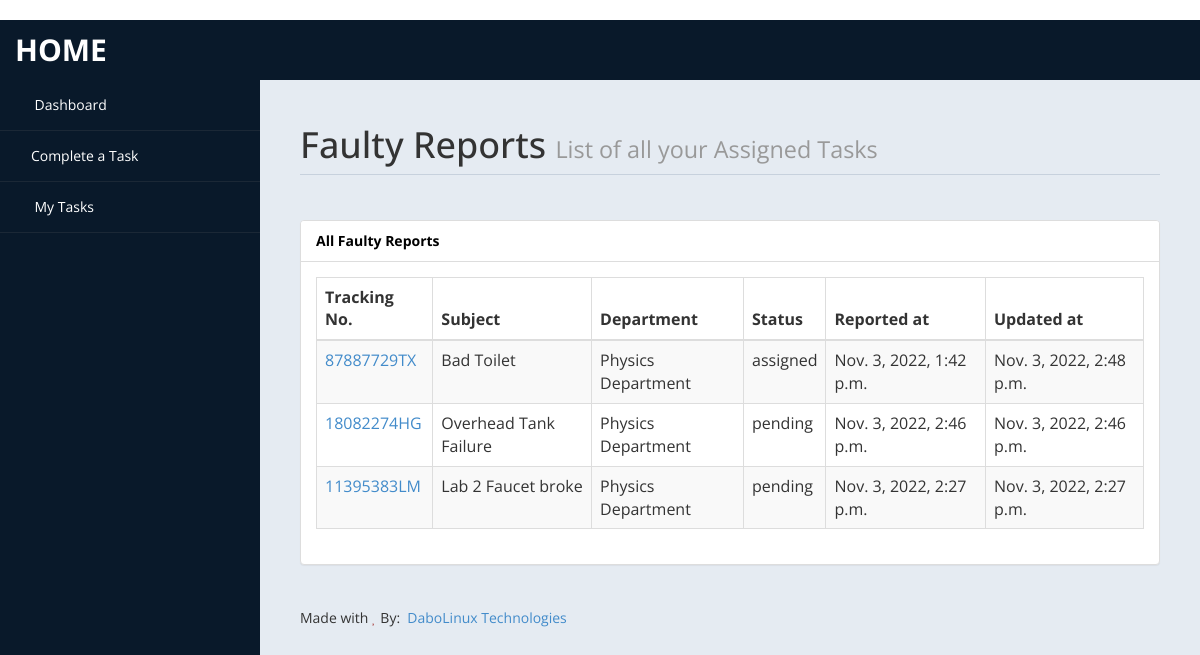
Page /facility/report/list/ (signed in) on the earlier database version.
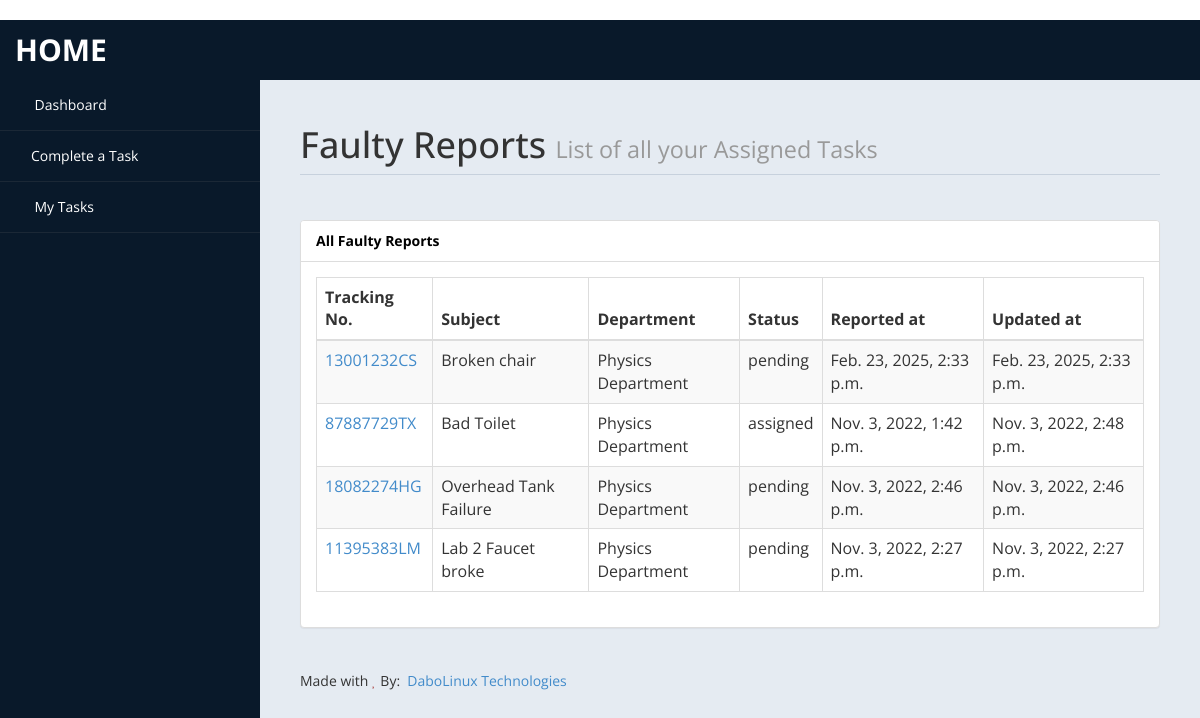
Same page on the later database version.
### facility/models.py (models this page shows, shortened)
class Report(TimeStampedModel):
    tracking_number = models.CharField(max_length=10, default=genserial)
    actor = models.ForeignKey(
        "accounts.User", on_delete=models.PROTECT, limit_choices_to=Q(user_type="student"),
        related_name="faulty_reports"
    )
    subject = models.CharField(max_length=50)
    department = models.ForeignKey(
        "accounts.Department", on_delete=models.PROTECT, limit_choices_to=Q(status="active")
    )
    photo = models.ImageField(blank=True, null=True, upload_to="faulty_report")
    note = models.TextField()
    status = models.CharField(
        max_length=50, choices=REPOT_STATUS_CHOICE, default="pending")
    technician = models.ForeignKey(
        "accounts.User", on_delete=models.PROTECT, limit_choices_to=Q(user_type="technician"),
        related_name="tasks",
        blank=True, null=True,
    )
    history = HistoricalRecords(bases=[TimeStampedModel])
    class Meta:
        verbose_name = "Faulty Report"
        verbose_name_plural = "Faulty Reports"
        ordering = ("-updated", )
    def get_update_url(self):
        return reverse("facility:report-update", kwargs={"uid": self.tracking_number})

### accounts/models.py (models this page shows, shortened)
class Department(TimeStampedModel):
    uid = models.CharField(max_length=10, default=genserial)
    title = models.CharField(max_length=100)
    sub_title = models.CharField(max_length=100, blank=True, null=True)
    image = models.ImageField(
        upload_to="department/images", blank=True, null=True)
    address = models.TextField()
    state = models.CharField(max_length=50, choices=NIGERIA_STATES)
    status = models.CharField(
        max_length=50, choices=STATUS_CHOICE, default="pending")
    history = HistoricalRecords(bases=[TimeStampedModel])
    class Meta:
        verbose_name = "Department"
        verbose_name_plural = "Departments"
        ordering = ("-updated", )
    def __str__(self) -> str:
        return f"{self.title}"

### facility/views.py (the view)
# urls.py: path("report/list/", ReportListView.as_view(), name="report-list"),
class ReportListView(LoginRequiredMixin, View):
    template_name_student = "facility/report_list_student.html"
    template_name_technician = "facility/report_list_technician.html"
    def get(self, *args, **kwargs):
        user_type = self.request.GET.get("user_type")
        user = self.request.user
        if user_type == "student":
            all_reports = user.faulty_reports.all()
            template_name = self.template_name_student
        elif user_type == "technician":
            all_reports = user.tasks.all()
            template_name = self.template_name_technician
        else:
            all_reports = Report.objects.all()
            template_name = self.template_name_technician
        context = {
            "all_reports": all_reports,
        }
        form = SubmitReportForm()
        context["form"] = form
        return render(request=self.request, template_name=template_name, context=context)

### facility_mgn/utils.py (called while the page is built)
def genserial():
    spam = str(uuid4().int >> 64)
    serial = spam[:8]
    ending = ''.join(choices(letters, k=2))
    return f"{serial}{ending}".upper()

### templates/facility/report_list_technician.html (shortened to what this page needs)
﻿{% extends 'accounts/technician/base.html' %}
{% load static %}
{% load humanize %}
{% block content %}
<div id="page-wrapper">
    <div id="page-inner">
        <div class="row">
            <div class="col-md-12">
                <h1 class="page-header">
                    Faulty Reports <small>List of all your Assigned Tasks</small>
                </h1>
            </div>
        </div>
        <div class="row">
            <div class="col-md-12 col-sm-12 col-xs-12">
                <div class="panel panel-default">
                    <div class="panel-heading">
                       All Faulty Reports
                    </div>
                    <div class="panel-body">
                        <div class="table-responsive">
                            <table class="table table-striped table-bordered table-hover">
                                <thead>
                                    <tr>
                                        <th>Tracking No.</th>
                                        <th>Subject</th>
                                        <th>Department</th>
                                        <th>Status</th>
                                        <th>Reported at</th>
                                        <th>Updated at</th>
                                    </tr>
                                </thead>
                                <tbody>
                                    {% for report in all_reports %}
                                    <tr>
                                        <td><a href="{{report.get_update_url}}">{{report.tracking_number}}</a></td>
                                        <td>{{report.subject}}</td>
                                        <td>{{report.department}}</td>
                                        <td>{{report.status}}</td>
                                        <td>{{report.timestamp}}</td>
                                        <td>{{report.updated}}</td>
                                    </tr>
                                    {% endfor %}
                                </tbody>
                            </table>
                        </div>
                    </div>
                </div>
            </div>
        </div>
        <footer><p> Made with <i class="fa fa-heart text-danger"></i> By: &nbsp;<a href="https://dabolinux.com/" target="_blank">DaboLinux Technologies</a></p></footer>
    </div>
</div>
{% endblock content %}

### templates/accounts/technician/base.html (shortened to what this page needs)
﻿{% load static %}
<!DOCTYPE html>
<html xmlns="http://www.w3.org/1999/xhtml">
<head>
    <link href="{% static 'assets/css/bootstrap.css' %}" rel="stylesheet" />
    <link href="{% static 'assets/css/font-awesome.css' %}" rel="stylesheet" />
    <link href="{% static 'assets/js/morris/morris-0.4.3.min.css' %}" rel="stylesheet" />
    <link href="{% static 'assets/css/custom-styles.css' %}" rel="stylesheet" />
</head>
<body>
    <div id="wrapper">
        <nav class="navbar navbar-default top-navbar" role="navigation">
            <div class="navbar-header">
                <a class="navbar-brand" href="/">Home</a>
            </div>
            <ul class="nav navbar-top-links navbar-right">
                <li class="dropdown">
                    <a class="dropdown-toggle" data-toggle="dropdown" href="#" aria-expanded="false">
                        <i class="fa fa-user fa-fw"></i> <i class="fa fa-caret-down"></i>
                    </a>
                </li>
            </ul>
        </nav>
        <nav class="navbar-default navbar-side" role="navigation">
            <div class="sidebar-collapse">
                <ul class="nav" id="main-menu">
                    <li>
                        <a class="" href="{% url 'accounts:dashboard' %}"><i class="fa fa-dashboard"></i> Dashboard</a>
                    </li>
                    <li>
                        <a href="{% url 'facility:report-add' %}"><i class="fa fa-edit"></i>Complete a Task</a>
                    </li>
                    <li>
                        <a href="{% url 'facility:report-list' %}?user_type=technician"><i class="fa fa-table"></i> My Tasks</a>
                    </li>
                </ul>
            </div>
        </nav>
    {% block content %}{% endblock content %}
    </div>
</body>
</html>

### static/assets/css/custom-styles.css (style rules this page uses)
body { font-family: 'Open Sans', sans-serif; }
#wrapper { width: 100%; background:#09192A; }
#page-wrapper { padding: 15px 15px; min-height: 600px; background:#E5EBF2; }
#page-inner { width:100%; margin:10px 20px 10px 0px; background-color:transparent; padding:10px; min-height:1200px; }
h1, .h1, h2, .h2, h3, .h3 { margin-top: 7px; margin-bottom: -5px; }
p { font-size:16px; line-height:25px; padding-top:20px; }
.page-header { padding-bottom: 9px; margin: 10px 0 45px; border-bottom: 1px solid #C7D1DD; }
.panel-default > .panel-heading { color: #000; background-color: #FFFFFF; border-color: #ddd; font-weight:bold; }
footer p { font-size: 14px; }
.top-navbar { margin:0px; }
.top-navbar .navbar-brand { color: #fff; width: 260px; text-align: left; height: 60px; font-size: 30px; font-weight: 700; text-transform: uppercase; line-height: 30px; }
.top-navbar .nav > li { position: relative; display: inline-block; }
.top-navbar .nav > li > a { position: relative; display: block; padding: 19px 15px; color: #77C0FD; }
.sidebar-collapse , .sidebar-collapse .nav { background:none; }
.sidebar-collapse .nav { padding:0; }
.sidebar-collapse .nav > li > a { color:#fff; background:transparent; text-shadow:none; }
.sidebar-collapse > .nav > li > a { padding:15px 10px; }
.sidebar-collapse > .nav > li { border-bottom: 1px solid rgba(107, 108, 109, 0.19); }
.navbar-side { border:none; background-color: transparent; }
.top-navbar { background:#09192A; border-bottom:none; }
.top-navbar .nav > li > a > i { margin-right: 2px; }
.navbar-default { border:0px solid black; }
.navbar-header { background: #09192A; }
.nav > li > a > i { margin-right:10px; }
@media (min-width:768px) { #page-wrapper { margin: 0 0 0 260px; padding: 15px 30px; min-height: 1200px; } }
@media (min-width:768px) { .navbar-side { z-index: 1; position: absolute; width: 260px; } }
@media (min-width:768px) { .navbar { border-radius: 0px; } }

Differences in the rows shown:
added Report: tracking_number "13001232CS", subject "Broken chair", department "Physics Department", status "pending", timestamp "Feb. 23, 2025, 2:33 p.m.", updated "Feb. 23, 2025, 2:33 p.m."
